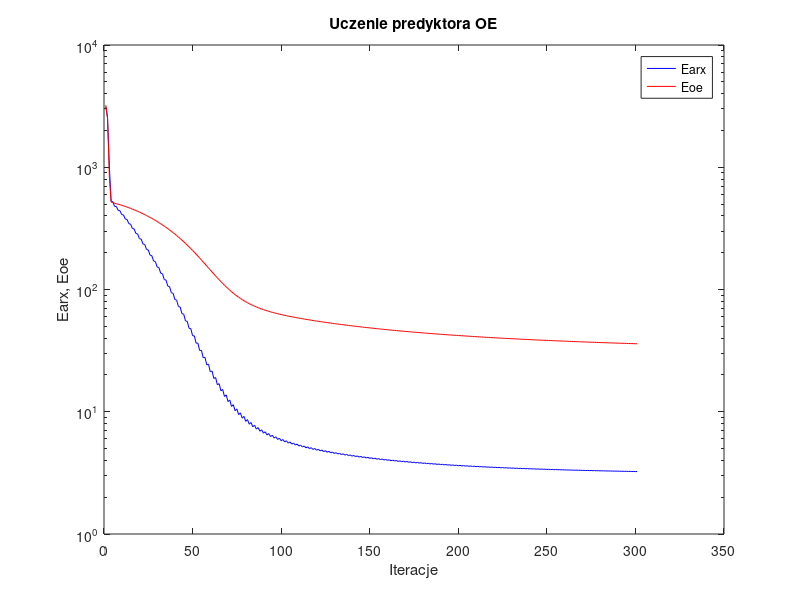
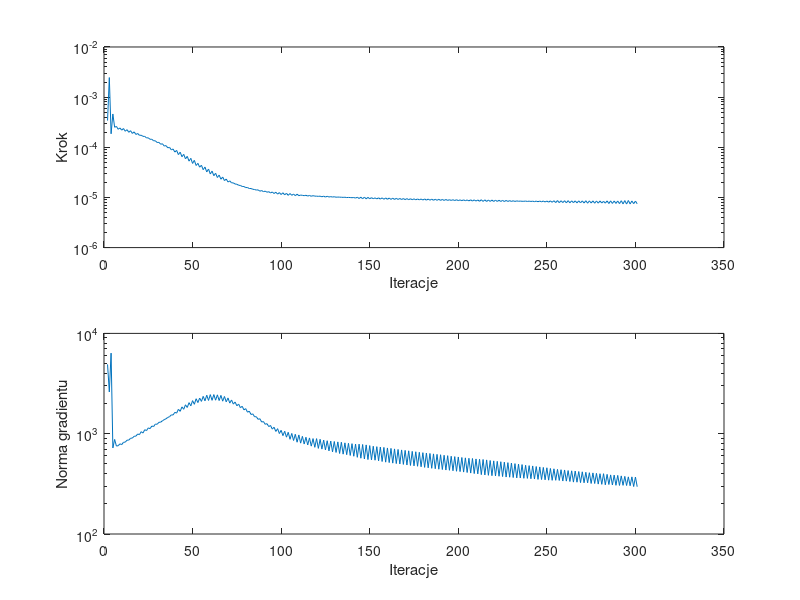

MATLAB code to generate these figures, in order:
%uczenie predyktora oe
clear all;
n=0; farx(n+1)=3.133181e+003; foe(n+1)=3.215722e+003; wspucz(n+1)=0.000000e+000; ng(n+1)=0.000000e+000;
n=1; farx(n+1)=2.551131e+003; foe(n+1)=2.504087e+003; krok(n+1)=3.411214e-004; ng(n+1)=4.909789e+003;
n=2; farx(n+1)=1.025263e+003; foe(n+1)=8.546918e+002; krok(n+1)=2.456077e-003; ng(n+1)=2.605937e+003;
n=3; farx(n+1)=5.304792e+002; foe(n+1)=5.200394e+002; krok(n+1)=1.858436e-004; ng(n+1)=6.356232e+003;
n=4; farx(n+1)=5.203653e+002; foe(n+1)=5.136127e+002; krok(n+1)=4.616173e-004; ng(n+1)=7.213356e+002;
n=5; farx(n+1)=4.786012e+002; foe(n+1)=5.076796e+002; krok(n+1)=2.509069e-004; ng(n+1)=8.762808e+002;
n=6; farx(n+1)=4.775444e+002; foe(n+1)=5.031049e+002; krok(n+1)=2.609151e-004; ng(n+1)=7.528551e+002;
n=7; farx(n+1)=4.434488e+002; foe(n+1)=4.982471e+002; krok(n+1)=2.288097e-004; ng(n+1)=7.590814e+002;
n=8; farx(n+1)=4.417165e+002; foe(n+1)=4.934461e+002; krok(n+1)=2.427660e-004; ng(n+1)=7.924452e+002;
n=9; farx(n+1)=4.096743e+002; foe(n+1)=4.883174e+002; krok(n+1)=2.197532e-004; ng(n+1)=7.784825e+002;
n=10; farx(n+1)=4.074222e+002; foe(n+1)=4.832147e+002; krok(n+1)=2.364607e-004; ng(n+1)=8.212439e+002;
n=11; farx(n+1)=3.768319e+002; foe(n+1)=4.777682e+002; krok(n+1)=2.089599e-004; ng(n+1)=8.243109e+002;
n=12; farx(n+1)=3.744714e+002; foe(n+1)=4.723714e+002; krok(n+1)=2.247378e-004; ng(n+1)=8.615719e+002;
n=13; farx(n+1)=3.454990e+002; foe(n+1)=4.666152e+002; krok(n+1)=1.991080e-004; ng(n+1)=8.634065e+002;
n=14; farx(n+1)=3.429997e+002; foe(n+1)=4.609197e+002; krok(n+1)=2.141564e-004; ng(n+1)=9.009209e+002;
n=15; farx(n+1)=3.156594e+002; foe(n+1)=4.548581e+002; krok(n+1)=1.889980e-004; ng(n+1)=9.046774e+002;
n=16; farx(n+1)=3.130877e+002; foe(n+1)=4.488748e+002; krok(n+1)=2.033206e-004; ng(n+1)=9.420741e+002;
n=17; farx(n+1)=2.872506e+002; foe(n+1)=4.425253e+002; krok(n+1)=1.802468e-004; ng(n+1)=9.454474e+002;
n=18; farx(n+1)=2.848281e+002; foe(n+1)=4.362876e+002; krok(n+1)=1.885993e-004; ng(n+1)=9.925769e+002;
n=19; farx(n+1)=2.605278e+002; foe(n+1)=4.296914e+002; krok(n+1)=1.733806e-004; ng(n+1)=9.793415e+002;
n=20; farx(n+1)=2.583071e+002; foe(n+1)=4.232249e+002; krok(n+1)=1.736749e-004; ng(n+1)=1.047563e+003;
n=21; farx(n+1)=2.356886e+002; foe(n+1)=4.164083e+002; krok(n+1)=1.654388e-004; ng(n+1)=1.015551e+003;
n=22; farx(n+1)=2.335454e+002; foe(n+1)=4.097280e+002; krok(n+1)=1.646626e-004; ng(n+1)=1.095792e+003;
n=23; farx(n+1)=2.125425e+002; foe(n+1)=4.027013e+002; krok(n+1)=1.539526e-004; ng(n+1)=1.074082e+003;
n=24; farx(n+1)=2.104524e+002; foe(n+1)=3.958323e+002; krok(n+1)=1.543615e-004; ng(n+1)=1.142858e+003;
n=25; farx(n+1)=1.910364e+002; foe(n+1)=3.886353e+002; krok(n+1)=1.442478e-004; ng(n+1)=1.123563e+003;
n=26; farx(n+1)=1.890485e+002; foe(n+1)=3.816059e+002; krok(n+1)=1.446622e-004; ng(n+1)=1.192091e+003;
n=27; farx(n+1)=1.710962e+002; foe(n+1)=3.742637e+002; krok(n+1)=1.347782e-004; ng(n+1)=1.178843e+003;
n=28; farx(n+1)=1.692977e+002; foe(n+1)=3.671047e+002; krok(n+1)=1.347782e-004; ng(n+1)=1.247889e+003;
n=29; farx(n+1)=1.528079e+002; foe(n+1)=3.596410e+002; krok(n+1)=1.247165e-004; ng(n+1)=1.241432e+003;
n=30; farx(n+1)=1.511278e+002; foe(n+1)=3.523669e+002; krok(n+1)=1.252791e-004; ng(n+1)=1.298853e+003;
n=31; farx(n+1)=1.360778e+002; foe(n+1)=3.448100e+002; krok(n+1)=1.151008e-004; ng(n+1)=1.303184e+003;
n=32; farx(n+1)=1.344952e+002; foe(n+1)=3.374332e+002; krok(n+1)=1.176136e-004; ng(n+1)=1.346490e+003;
n=33; farx(n+1)=1.207057e+002; foe(n+1)=3.297926e+002; krok(n+1)=1.057004e-004; ng(n+1)=1.380444e+003;
n=34; farx(n+1)=1.193157e+002; foe(n+1)=3.223442e+002; krok(n+1)=1.081387e-004; ng(n+1)=1.409504e+003;
n=35; farx(n+1)=1.067195e+002; foe(n+1)=3.146516e+002; krok(n+1)=9.773247e-005; ng(n+1)=1.452605e+003;
n=36; farx(n+1)=1.055523e+002; foe(n+1)=3.071539e+002; krok(n+1)=9.960454e-005; ng(n+1)=1.478796e+003;
n=37; farx(n+1)=9.413497e+001; foe(n+1)=2.994200e+002; krok(n+1)=8.878196e-005; ng(n+1)=1.539702e+003;
n=38; farx(n+1)=9.309990e+001; foe(n+1)=2.918752e+002; krok(n+1)=9.243013e-005; ng(n+1)=1.538487e+003;
n=39; farx(n+1)=8.278141e+001; foe(n+1)=2.841204e+002; krok(n+1)=8.029770e-005; ng(n+1)=1.633771e+003;
n=40; farx(n+1)=8.189679e+001; foe(n+1)=2.765491e+002; krok(n+1)=8.669030e-005; ng(n+1)=1.603322e+003;
n=41; farx(n+1)=7.258136e+001; foe(n+1)=2.687698e+002; krok(n+1)=7.145650e-005; ng(n+1)=1.750147e+003;
n=42; farx(n+1)=7.181445e+001; foe(n+1)=2.611883e+002; krok(n+1)=7.999634e-005; ng(n+1)=1.670023e+003;
n=43; farx(n+1)=6.340775e+001; foe(n+1)=2.534502e+002; krok(n+1)=6.485137e-005; ng(n+1)=1.850501e+003;
n=44; farx(n+1)=6.283479e+001; foe(n+1)=2.459264e+002; krok(n+1)=7.233111e-005; ng(n+1)=1.751423e+003;
n=45; farx(n+1)=5.530660e+001; foe(n+1)=2.382842e+002; krok(n+1)=5.883434e-005; ng(n+1)=1.941749e+003;
n=46; farx(n+1)=5.489260e+001; foe(n+1)=2.308480e+002; krok(n+1)=6.596475e-005; ng(n+1)=1.826413e+003;
n=47; farx(n+1)=4.816986e+001; foe(n+1)=2.233331e+002; krok(n+1)=5.294446e-005; ng(n+1)=2.039833e+003;
n=48; farx(n+1)=4.789419e+001; foe(n+1)=2.160276e+002; krok(n+1)=6.028324e-005; ng(n+1)=1.895696e+003;
n=49; farx(n+1)=4.189712e+001; foe(n+1)=2.086886e+002; krok(n+1)=4.766085e-005; ng(n+1)=2.136053e+003;
n=50; farx(n+1)=4.176494e+001; foe(n+1)=2.015786e+002; krok(n+1)=5.491616e-005; ng(n+1)=1.963873e+003;
n=51; farx(n+1)=3.638529e+001; foe(n+1)=1.944707e+002; krok(n+1)=4.334515e-005; ng(n+1)=2.231529e+003;
n=52; farx(n+1)=3.641135e+001; foe(n+1)=1.876541e+002; krok(n+1)=4.789661e-005; ng(n+1)=2.043398e+003;
n=53; farx(n+1)=3.167664e+001; foe(n+1)=1.808940e+002; krok(n+1)=4.014885e-005; ng(n+1)=2.265259e+003;
n=54; farx(n+1)=3.182885e+001; foe(n+1)=1.743949e+002; krok(n+1)=4.381503e-005; ng(n+1)=2.099734e+003;
n=55; farx(n+1)=2.765435e+001; foe(n+1)=1.679645e+002; krok(n+1)=3.575282e-005; ng(n+1)=2.356639e+003;
n=56; farx(n+1)=2.786180e+001; foe(n+1)=1.618069e+002; krok(n+1)=4.037383e-005; ng(n+1)=2.126686e+003;
n=57; farx(n+1)=2.419025e+001; foe(n+1)=1.557682e+002; krok(n+1)=3.223647e-005; ng(n+1)=2.419266e+003;
n=58; farx(n+1)=2.445186e+001; foe(n+1)=1.500107e+002; krok(n+1)=3.687187e-005; ng(n+1)=2.145383e+003;
n=59; farx(n+1)=2.123409e+001; foe(n+1)=1.444154e+002; krok(n+1)=2.936330e-005; ng(n+1)=2.452040e+003;
n=60; farx(n+1)=2.153969e+001; foe(n+1)=1.391010e+002; krok(n+1)=3.351833e-005; ng(n+1)=2.151475e+003;
n=61; farx(n+1)=1.871612e+001; foe(n+1)=1.339834e+002; krok(n+1)=2.713913e-005; ng(n+1)=2.454786e+003;
n=62; farx(n+1)=1.907260e+001; foe(n+1)=1.291499e+002; krok(n+1)=3.034575e-005; ng(n+1)=2.158496e+003;
n=63; farx(n+1)=1.661399e+001; foe(n+1)=1.245178e+002; krok(n+1)=2.496301e-005; ng(n+1)=2.440071e+003;
n=64; farx(n+1)=1.698567e+001; foe(n+1)=1.201547e+002; krok(n+1)=2.791016e-005; ng(n+1)=2.139818e+003;
n=65; farx(n+1)=1.484280e+001; foe(n+1)=1.160041e+002; krok(n+1)=2.307378e-005; ng(n+1)=2.409872e+003;
n=66; farx(n+1)=1.522044e+001; foe(n+1)=1.121110e+002; krok(n+1)=2.555890e-005; ng(n+1)=2.109921e+003;
n=67; farx(n+1)=1.334931e+001; foe(n+1)=1.084327e+002; krok(n+1)=2.167257e-005; ng(n+1)=2.349968e+003;
n=68; farx(n+1)=1.373455e+001; foe(n+1)=1.049987e+002; krok(n+1)=2.328800e-005; ng(n+1)=2.077622e+003;
n=69; farx(n+1)=1.211395e+001; foe(n+1)=1.017659e+002; krok(n+1)=2.031518e-005; ng(n+1)=2.271587e+003;
n=70; farx(n+1)=1.248023e+001; foe(n+1)=9.875330e+001; krok(n+1)=2.139878e-005; ng(n+1)=2.018261e+003;
n=71; farx(n+1)=1.106281e+001; foe(n+1)=9.593308e+001; krok(n+1)=1.953303e-005; ng(n+1)=2.169036e+003;
n=72; farx(n+1)=1.142855e+001; foe(n+1)=9.331385e+001; krok(n+1)=1.954543e-005; ng(n+1)=1.972142e+003;
n=73; farx(n+1)=1.019870e+001; foe(n+1)=9.086356e+001; krok(n+1)=1.852773e-005; ng(n+1)=2.068732e+003;
n=74; farx(n+1)=1.054461e+001; foe(n+1)=8.859169e+001; krok(n+1)=1.833197e-005; ng(n+1)=1.898260e+003;
n=75; farx(n+1)=9.475380e+000; foe(n+1)=8.647061e+001; krok(n+1)=1.749394e-005; ng(n+1)=1.974345e+003;
n=76; farx(n+1)=9.797352e+000; foe(n+1)=8.450611e+001; krok(n+1)=1.733471e-005; ng(n+1)=1.815224e+003;
n=77; farx(n+1)=8.865967e+000; foe(n+1)=8.267413e+001; krok(n+1)=1.657544e-005; ng(n+1)=1.876514e+003;
n=78; farx(n+1)=9.163804e+000; foe(n+1)=8.097786e+001; krok(n+1)=1.649003e-005; ng(n+1)=1.728173e+003;
n=79; farx(n+1)=8.351256e+000; foe(n+1)=7.939620e+001; krok(n+1)=1.573332e-005; ng(n+1)=1.777861e+003;
n=80; farx(n+1)=8.623889e+000; foe(n+1)=7.793068e+001; krok(n+1)=1.577348e-005; ng(n+1)=1.638009e+003;
n=81; farx(n+1)=7.910764e+000; foe(n+1)=7.656326e+001; krok(n+1)=1.506473e-005; ng(n+1)=1.677545e+003;
n=82; farx(n+1)=8.161408e+000; foe(n+1)=7.529458e+001; krok(n+1)=1.507081e-005; ng(n+1)=1.553485e+003;
n=83; farx(n+1)=7.531775e+000; foe(n+1)=7.410867e+001; krok(n+1)=1.455793e-005; ng(n+1)=1.576364e+003;
n=84; farx(n+1)=7.763250e+000; foe(n+1)=7.300615e+001; krok(n+1)=1.438760e-005; ng(n+1)=1.474704e+003;
n=85; farx(n+1)=7.208740e+000; foe(n+1)=7.197269e+001; krok(n+1)=1.404624e-005; ng(n+1)=1.476671e+003;
n=86; farx(n+1)=7.423449e+000; foe(n+1)=7.100884e+001; krok(n+1)=1.414532e-005; ng(n+1)=1.390160e+003;
n=87; farx(n+1)=6.929042e+000; foe(n+1)=7.010211e+001; krok(n+1)=1.332607e-005; ng(n+1)=1.410031e+003;
n=88; farx(n+1)=7.122853e+000; foe(n+1)=6.925335e+001; krok(n+1)=1.373458e-005; ng(n+1)=1.307181e+003;
n=89; farx(n+1)=6.679970e+000; foe(n+1)=6.845279e+001; krok(n+1)=1.304908e-005; ng(n+1)=1.321773e+003;
n=90; farx(n+1)=6.861259e+000; foe(n+1)=6.770036e+001; krok(n+1)=1.334403e-005; ng(n+1)=1.240249e+003;
n=91; farx(n+1)=6.460708e+000; foe(n+1)=6.698740e+001; krok(n+1)=1.270754e-005; ng(n+1)=1.260372e+003;
n=92; farx(n+1)=6.630616e+000; foe(n+1)=6.631467e+001; krok(n+1)=1.302585e-005; ng(n+1)=1.177298e+003;
n=93; farx(n+1)=6.268699e+000; foe(n+1)=6.567422e+001; krok(n+1)=1.229246e-005; ng(n+1)=1.207662e+003;
n=94; farx(n+1)=6.425233e+000; foe(n+1)=6.506693e+001; krok(n+1)=1.283755e-005; ng(n+1)=1.111063e+003;
n=95; farx(n+1)=6.095767e+000; foe(n+1)=6.448676e+001; krok(n+1)=1.197415e-005; ng(n+1)=1.159762e+003;
n=96; farx(n+1)=6.242466e+000; foe(n+1)=6.393395e+001; krok(n+1)=1.271718e-005; ng(n+1)=1.053191e+003;
n=97; farx(n+1)=5.938990e+000; foe(n+1)=6.340351e+001; krok(n+1)=1.165597e-005; ng(n+1)=1.122717e+003;
n=98; farx(n+1)=6.076555e+000; foe(n+1)=6.289635e+001; krok(n+1)=1.248325e-005; ng(n+1)=1.003227e+003;
n=99; farx(n+1)=5.797308e+000; foe(n+1)=6.240806e+001; krok(n+1)=1.143043e-005; ng(n+1)=1.081196e+003;
n=100; farx(n+1)=5.927470e+000; foe(n+1)=6.193897e+001; krok(n+1)=1.240203e-005; ng(n+1)=9.561748e+002;
n=101; farx(n+1)=5.665298e+000; foe(n+1)=6.148557e+001; krok(n+1)=1.126542e-005; ng(n+1)=1.057875e+003;
n=102; farx(n+1)=5.790568e+000; foe(n+1)=6.104956e+001; krok(n+1)=1.209447e-005; ng(n+1)=9.233134e+002;
n=103; farx(n+1)=5.548252e+000; foe(n+1)=6.062623e+001; krok(n+1)=1.101046e-005; ng(n+1)=1.032734e+003;
n=104; farx(n+1)=5.664422e+000; foe(n+1)=6.021710e+001; krok(n+1)=1.197415e-005; ng(n+1)=8.792443e+002;
n=105; farx(n+1)=5.436271e+000; foe(n+1)=5.981986e+001; krok(n+1)=1.103022e-005; ng(n+1)=1.006106e+003;
n=106; farx(n+1)=5.549133e+000; foe(n+1)=5.943515e+001; krok(n+1)=1.168301e-005; ng(n+1)=8.552499e+002;
n=107; farx(n+1)=5.335622e+000; foe(n+1)=5.906012e+001; krok(n+1)=1.085468e-005; ng(n+1)=9.870220e+002;
n=108; farx(n+1)=5.442778e+000; foe(n+1)=5.869574e+001; krok(n+1)=1.161523e-005; ng(n+1)=8.224999e+002;
n=109; farx(n+1)=5.239108e+000; foe(n+1)=5.834005e+001; krok(n+1)=1.083629e-005; ng(n+1)=9.722373e+002;
n=110; farx(n+1)=5.341950e+000; foe(n+1)=5.799429e+001; krok(n+1)=1.115447e-005; ng(n+1)=8.053408e+002;
n=111; farx(n+1)=5.149546e+000; foe(n+1)=5.765605e+001; krok(n+1)=1.100843e-005; ng(n+1)=9.414790e+002;
n=112; farx(n+1)=5.249250e+000; foe(n+1)=5.732644e+001; krok(n+1)=1.085468e-005; ng(n+1)=7.892378e+002;
n=113; farx(n+1)=5.066390e+000; foe(n+1)=5.700334e+001; krok(n+1)=1.104492e-005; ng(n+1)=9.216553e+002;
n=114; farx(n+1)=5.163098e+000; foe(n+1)=5.668801e+001; krok(n+1)=1.066004e-005; ng(n+1)=7.724588e+002;
n=115; farx(n+1)=4.989576e+000; foe(n+1)=5.637857e+001; krok(n+1)=1.095389e-005; ng(n+1)=9.073835e+002;
n=116; farx(n+1)=5.082312e+000; foe(n+1)=5.607623e+001; krok(n+1)=1.055114e-005; ng(n+1)=7.518205e+002;
n=117; farx(n+1)=4.917528e+000; foe(n+1)=5.577920e+001; krok(n+1)=1.085468e-005; ng(n+1)=8.937715e+002;
n=118; farx(n+1)=5.007776e+000; foe(n+1)=5.548874e+001; krok(n+1)=1.061240e-005; ng(n+1)=7.318735e+002;
n=119; farx(n+1)=4.849547e+000; foe(n+1)=5.520322e+001; krok(n+1)=1.061240e-005; ng(n+1)=8.930272e+002;
n=120; farx(n+1)=4.936055e+000; foe(n+1)=5.492365e+001; krok(n+1)=1.051121e-005; ng(n+1)=7.138730e+002;
n=121; farx(n+1)=4.784404e+000; foe(n+1)=5.464864e+001; krok(n+1)=1.061240e-005; ng(n+1)=8.795271e+002;
n=122; farx(n+1)=4.868050e+000; foe(n+1)=5.437911e+001; krok(n+1)=1.031748e-005; ng(n+1)=7.020932e+002;
n=123; farx(n+1)=4.723220e+000; foe(n+1)=5.411380e+001; krok(n+1)=1.061240e-005; ng(n+1)=8.643217e+002;
n=124; farx(n+1)=4.803863e+000; foe(n+1)=5.385364e+001; krok(n+1)=1.018440e-005; ng(n+1)=6.888692e+002;
n=125; farx(n+1)=4.665765e+000; foe(n+1)=5.359738e+001; krok(n+1)=1.055114e-005; ng(n+1)=8.509818e+002;
n=126; farx(n+1)=4.743753e+000; foe(n+1)=5.334605e+001; krok(n+1)=1.018462e-005; ng(n+1)=6.738610e+002;
n=127; farx(n+1)=4.611350e+000; foe(n+1)=5.309843e+001; krok(n+1)=1.039083e-005; ng(n+1)=8.446118e+002;
n=128; farx(n+1)=4.686460e+000; foe(n+1)=5.285540e+001; krok(n+1)=1.017076e-005; ng(n+1)=6.589973e+002;
n=129; farx(n+1)=4.558730e+000; foe(n+1)=5.261586e+001; krok(n+1)=1.034200e-005; ng(n+1)=8.362080e+002;
n=130; farx(n+1)=4.632052e+000; foe(n+1)=5.238061e+001; krok(n+1)=1.009346e-005; ng(n+1)=6.503043e+002;
n=131; farx(n+1)=4.509790e+000; foe(n+1)=5.214870e+001; krok(n+1)=1.018440e-005; ng(n+1)=8.285817e+002;
n=132; farx(n+1)=4.580335e+000; foe(n+1)=5.192088e+001; krok(n+1)=1.013046e-005; ng(n+1)=6.350035e+002;
n=133; farx(n+1)=4.462347e+000; foe(n+1)=5.169620e+001; krok(n+1)=1.009346e-005; ng(n+1)=8.218561e+002;
n=134; farx(n+1)=4.530559e+000; foe(n+1)=5.147540e+001; krok(n+1)=1.003408e-005; ng(n+1)=6.254341e+002;
n=135; farx(n+1)=4.416825e+000; foe(n+1)=5.125760e+001; krok(n+1)=1.009346e-005; ng(n+1)=8.105169e+002;
n=136; farx(n+1)=4.483329e+000; foe(n+1)=5.104346e+001; krok(n+1)=9.952471e-006; ng(n+1)=6.180375e+002;
n=137; farx(n+1)=4.373952e+000; foe(n+1)=5.083221e+001; krok(n+1)=9.999543e-006; ng(n+1)=8.021484e+002;
n=138; farx(n+1)=4.438360e+000; foe(n+1)=5.062447e+001; krok(n+1)=9.952471e-006; ng(n+1)=6.069623e+002;
n=139; farx(n+1)=4.332988e+000; foe(n+1)=5.041945e+001; krok(n+1)=9.884595e-006; ng(n+1)=7.954758e+002;
n=140; farx(n+1)=4.395321e+000; foe(n+1)=5.021780e+001; krok(n+1)=9.952471e-006; ng(n+1)=5.961007e+002;
n=141; farx(n+1)=4.294366e+000; foe(n+1)=5.001875e+001; krok(n+1)=9.716744e-006; ng(n+1)=7.884618e+002;
n=142; farx(n+1)=4.354609e+000; foe(n+1)=4.982283e+001; krok(n+1)=1.009346e-005; ng(n+1)=5.815373e+002;
n=143; farx(n+1)=4.257005e+000; foe(n+1)=4.962934e+001; krok(n+1)=9.520842e-006; ng(n+1)=7.869027e+002;
n=144; farx(n+1)=4.315124e+000; foe(n+1)=4.943890e+001; krok(n+1)=1.013046e-005; ng(n+1)=5.698024e+002;
n=145; farx(n+1)=4.221007e+000; foe(n+1)=4.925083e+001; krok(n+1)=9.410994e-006; ng(n+1)=7.804371e+002;
n=146; farx(n+1)=4.277181e+000; foe(n+1)=4.906564e+001; krok(n+1)=1.013760e-005; ng(n+1)=5.596777e+002;
n=147; farx(n+1)=4.186123e+000; foe(n+1)=4.888281e+001; krok(n+1)=9.351708e-006; ng(n+1)=7.731357e+002;
n=148; farx(n+1)=4.240392e+000; foe(n+1)=4.870278e+001; krok(n+1)=1.003721e-005; ng(n+1)=5.523290e+002;
n=149; farx(n+1)=4.152223e+000; foe(n+1)=4.852513e+001; krok(n+1)=9.399927e-006; ng(n+1)=7.612785e+002;
n=150; farx(n+1)=4.205148e+000; foe(n+1)=4.835020e+001; krok(n+1)=9.888364e-006; ng(n+1)=5.486266e+002;
n=151; farx(n+1)=4.119797e+000; foe(n+1)=4.817749e+001; krok(n+1)=9.433029e-006; ng(n+1)=7.500275e+002;
n=152; farx(n+1)=4.171620e+000; foe(n+1)=4.800739e+001; krok(n+1)=9.809075e-006; ng(n+1)=5.442821e+002;
n=153; farx(n+1)=4.089089e+000; foe(n+1)=4.783934e+001; krok(n+1)=9.365562e-006; ng(n+1)=7.426698e+002;
n=154; farx(n+1)=4.139499e+000; foe(n+1)=4.767379e+001; krok(n+1)=9.809075e-006; ng(n+1)=5.365045e+002;
n=155; farx(n+1)=4.059632e+000; foe(n+1)=4.751019e+001; krok(n+1)=9.272806e-006; ng(n+1)=7.367011e+002;
n=156; farx(n+1)=4.108530e+000; foe(n+1)=4.734900e+001; krok(n+1)=9.809075e-006; ng(n+1)=5.282598e+002;
n=157; farx(n+1)=4.031258e+000; foe(n+1)=4.718971e+001; krok(n+1)=9.195979e-006; ng(n+1)=7.299400e+002;
n=158; farx(n+1)=4.078541e+000; foe(n+1)=4.703273e+001; krok(n+1)=9.772716e-006; ng(n+1)=5.204083e+002;
n=159; farx(n+1)=4.003652e+000; foe(n+1)=4.687765e+001; krok(n+1)=9.188990e-006; ng(n+1)=7.208370e+002;
n=160; farx(n+1)=4.049831e+000; foe(n+1)=4.672480e+001; krok(n+1)=9.722265e-006; ng(n+1)=5.152538e+002;
n=161; farx(n+1)=3.977221e+000; foe(n+1)=4.657374e+001; krok(n+1)=9.137433e-006; ng(n+1)=7.138290e+002;
n=162; farx(n+1)=4.022053e+000; foe(n+1)=4.642483e+001; krok(n+1)=9.671965e-006; ng(n+1)=5.089087e+002;
n=163; farx(n+1)=3.951631e+000; foe(n+1)=4.627768e+001; krok(n+1)=9.125546e-006; ng(n+1)=7.052203e+002;
n=164; farx(n+1)=3.995289e+000; foe(n+1)=4.613261e+001; krok(n+1)=9.602384e-006; ng(n+1)=5.038191e+002;
n=165; farx(n+1)=3.926942e+000; foe(n+1)=4.598924e+001; krok(n+1)=9.119360e-006; ng(n+1)=6.966560e+002;
n=166; farx(n+1)=3.969549e+000; foe(n+1)=4.584787e+001; krok(n+1)=9.540944e-006; ng(n+1)=4.990935e+002;
n=167; farx(n+1)=3.903173e+000; foe(n+1)=4.570813e+001; krok(n+1)=9.098741e-006; ng(n+1)=6.890109e+002;
n=168; farx(n+1)=3.944783e+000; foe(n+1)=4.557033e+001; krok(n+1)=9.497821e-006; ng(n+1)=4.941445e+002;
n=169; farx(n+1)=3.880420e+000; foe(n+1)=4.543409e+001; krok(n+1)=9.041389e-006; ng(n+1)=6.822831e+002;
n=170; farx(n+1)=3.920842e+000; foe(n+1)=4.529969e+001; krok(n+1)=9.476547e-006; ng(n+1)=4.875986e+002;
n=171; farx(n+1)=3.858315e+000; foe(n+1)=4.516683e+001; krok(n+1)=9.014671e-006; ng(n+1)=6.750475e+002;
n=172; farx(n+1)=3.897637e+000; foe(n+1)=4.503576e+001; krok(n+1)=9.410994e-006; ng(n+1)=4.825314e+002;
n=173; farx(n+1)=3.836929e+000; foe(n+1)=4.490620e+001; krok(n+1)=9.015490e-006; ng(n+1)=6.665455e+002;
n=174; farx(n+1)=3.875413e+000; foe(n+1)=4.477835e+001; krok(n+1)=9.377529e-006; ng(n+1)=4.780226e+002;
n=175; farx(n+1)=3.816277e+000; foe(n+1)=4.465193e+001; krok(n+1)=8.980339e-006; ng(n+1)=6.606754e+002;
n=176; farx(n+1)=3.853786e+000; foe(n+1)=4.452720e+001; krok(n+1)=9.309975e-006; ng(n+1)=4.735566e+002;
n=177; farx(n+1)=3.796435e+000; foe(n+1)=4.440385e+001; krok(n+1)=8.960031e-006; ng(n+1)=6.526004e+002;
n=178; farx(n+1)=3.833053e+000; foe(n+1)=4.428212e+001; krok(n+1)=9.301319e-006; ng(n+1)=4.680304e+002;
n=179; farx(n+1)=3.777356e+000; foe(n+1)=4.416171e+001; krok(n+1)=8.887598e-006; ng(n+1)=6.470154e+002;
n=180; farx(n+1)=3.813043e+000; foe(n+1)=4.404284e+001; krok(n+1)=9.322149e-006; ng(n+1)=4.615095e+002;
n=181; farx(n+1)=3.758728e+000; foe(n+1)=4.392527e+001; krok(n+1)=8.838430e-006; ng(n+1)=6.421325e+002;
n=182; farx(n+1)=3.793563e+000; foe(n+1)=4.380922e+001; krok(n+1)=9.279533e-006; ng(n+1)=4.569227e+002;
n=183; farx(n+1)=3.740765e+000; foe(n+1)=4.369443e+001; krok(n+1)=8.807743e-006; ng(n+1)=6.353781e+002;
n=184; farx(n+1)=3.774744e+000; foe(n+1)=4.358109e+001; krok(n+1)=9.254712e-006; ng(n+1)=4.518153e+002;
n=185; farx(n+1)=3.723308e+000; foe(n+1)=4.346898e+001; krok(n+1)=8.786087e-006; ng(n+1)=6.290795e+002;
n=186; farx(n+1)=3.756503e+000; foe(n+1)=4.335830e+001; krok(n+1)=9.207477e-006; ng(n+1)=4.476149e+002;
n=187; farx(n+1)=3.706494e+000; foe(n+1)=4.324880e+001; krok(n+1)=8.756691e-006; ng(n+1)=6.223751e+002;
n=188; farx(n+1)=3.738919e+000; foe(n+1)=4.314067e+001; krok(n+1)=9.196428e-006; ng(n+1)=4.425762e+002;
n=189; farx(n+1)=3.690067e+000; foe(n+1)=4.303368e+001; krok(n+1)=8.739066e-006; ng(n+1)=6.168895e+002;
n=190; farx(n+1)=3.721780e+000; foe(n+1)=4.292804e+001; krok(n+1)=9.125546e-006; ng(n+1)=4.392575e+002;
n=191; farx(n+1)=3.674307e+000; foe(n+1)=4.282352e+001; krok(n+1)=8.720009e-006; ng(n+1)=6.096569e+002;
n=192; farx(n+1)=3.705268e+000; foe(n+1)=4.272027e+001; krok(n+1)=9.109987e-006; ng(n+1)=4.343105e+002;
n=193; farx(n+1)=3.658849e+000; foe(n+1)=4.261811e+001; krok(n+1)=8.718949e-006; ng(n+1)=6.039026e+002;
n=194; farx(n+1)=3.689131e+000; foe(n+1)=4.251723e+001; krok(n+1)=9.015490e-006; ng(n+1)=4.316527e+002;
n=195; farx(n+1)=3.644034e+000; foe(n+1)=4.241739e+001; krok(n+1)=8.720009e-006; ng(n+1)=5.959258e+002;
n=196; farx(n+1)=3.673671e+000; foe(n+1)=4.231876e+001; krok(n+1)=9.006227e-006; ng(n+1)=4.271205e+002;
n=197; farx(n+1)=3.629693e+000; foe(n+1)=4.222114e+001; krok(n+1)=8.671956e-006; ng(n+1)=5.909558e+002;
n=198; farx(n+1)=3.658685e+000; foe(n+1)=4.212469e+001; krok(n+1)=9.003600e-006; ng(n+1)=4.223874e+002;
n=199; farx(n+1)=3.615673e+000; foe(n+1)=4.202922e+001; krok(n+1)=8.648025e-006; ng(n+1)=5.860952e+002;
n=200; farx(n+1)=3.644023e+000; foe(n+1)=4.193491e+001; krok(n+1)=8.938206e-006; ng(n+1)=4.191007e+002;
n=201; farx(n+1)=3.602196e+000; foe(n+1)=4.184155e+001; krok(n+1)=8.632369e-006; ng(n+1)=5.790928e+002;
n=202; farx(n+1)=3.629927e+000; foe(n+1)=4.174929e+001; krok(n+1)=8.938206e-006; ng(n+1)=4.143768e+002;
n=203; farx(n+1)=3.589074e+000; foe(n+1)=4.165797e+001; krok(n+1)=8.593476e-006; ng(n+1)=5.743134e+002;
n=204; farx(n+1)=3.616203e+000; foe(n+1)=4.156771e+001; krok(n+1)=8.914462e-006; ng(n+1)=4.102766e+002;
n=205; farx(n+1)=3.576432e+000; foe(n+1)=4.147836e+001; krok(n+1)=8.546025e-006; ng(n+1)=5.687941e+002;
n=206; farx(n+1)=3.603026e+000; foe(n+1)=4.139002e+001; krok(n+1)=8.958287e-006; ng(n+1)=4.050409e+002;
n=207; farx(n+1)=3.564108e+000; foe(n+1)=4.130255e+001; krok(n+1)=8.470861e-006; ng(n+1)=5.658985e+002;
n=208; farx(n+1)=3.590077e+000; foe(n+1)=4.121609e+001; krok(n+1)=8.943311e-006; ng(n+1)=4.004932e+002;
n=209; farx(n+1)=3.552015e+000; foe(n+1)=4.113049e+001; krok(n+1)=8.468871e-006; ng(n+1)=5.602724e+002;
n=210; farx(n+1)=3.577561e+000; foe(n+1)=4.104588e+001; krok(n+1)=8.913402e-006; ng(n+1)=3.976564e+002;
n=211; farx(n+1)=3.540562e+000; foe(n+1)=4.096209e+001; krok(n+1)=8.379583e-006; ng(n+1)=5.557721e+002;
n=212; farx(n+1)=3.565496e+000; foe(n+1)=4.087919e+001; krok(n+1)=8.996611e-006; ng(n+1)=3.909354e+002;
n=213; farx(n+1)=3.529163e+000; foe(n+1)=4.079710e+001; krok(n+1)=8.329312e-006; ng(n+1)=5.531570e+002;
n=214; farx(n+1)=3.553630e+000; foe(n+1)=4.071596e+001; krok(n+1)=8.958287e-006; ng(n+1)=3.878899e+002;
n=215; farx(n+1)=3.518101e+000; foe(n+1)=4.063558e+001; krok(n+1)=8.316918e-006; ng(n+1)=5.478407e+002;
n=216; farx(n+1)=3.541990e+000; foe(n+1)=4.055614e+001; krok(n+1)=8.887598e-006; ng(n+1)=3.847257e+002;
n=217; farx(n+1)=3.507368e+000; foe(n+1)=4.047748e+001; krok(n+1)=8.333245e-006; ng(n+1)=5.404729e+002;
n=218; farx(n+1)=3.530822e+000; foe(n+1)=4.039967e+001; krok(n+1)=8.869972e-006; ng(n+1)=3.814571e+002;
n=219; farx(n+1)=3.496891e+000; foe(n+1)=4.032262e+001; krok(n+1)=8.318815e-006; ng(n+1)=5.359459e+002;
n=220; farx(n+1)=3.519902e+000; foe(n+1)=4.024643e+001; krok(n+1)=8.818566e-006; ng(n+1)=3.788120e+002;
n=221; farx(n+1)=3.486687e+000; foe(n+1)=4.017097e+001; krok(n+1)=8.329312e-006; ng(n+1)=5.302304e+002;
n=222; farx(n+1)=3.509331e+000; foe(n+1)=4.009634e+001; krok(n+1)=8.778020e-006; ng(n+1)=3.764805e+002;
n=223; farx(n+1)=3.476795e+000; foe(n+1)=4.002241e+001; krok(n+1)=8.316918e-006; ng(n+1)=5.254959e+002;
n=224; farx(n+1)=3.499024e+000; foe(n+1)=3.994930e+001; krok(n+1)=8.739066e-006; ng(n+1)=3.737191e+002;
n=225; farx(n+1)=3.467261e+000; foe(n+1)=3.987686e+001; krok(n+1)=8.287718e-006; ng(n+1)=5.203128e+002;
n=226; farx(n+1)=3.488972e+000; foe(n+1)=3.980520e+001; krok(n+1)=8.720009e-006; ng(n+1)=3.696975e+002;
n=227; farx(n+1)=3.457808e+000; foe(n+1)=3.973422e+001; krok(n+1)=8.316918e-006; ng(n+1)=5.147154e+002;
n=228; farx(n+1)=3.479200e+000; foe(n+1)=3.966401e+001; krok(n+1)=8.648025e-006; ng(n+1)=3.683104e+002;
n=229; farx(n+1)=3.448705e+000; foe(n+1)=3.959445e+001; krok(n+1)=8.316918e-006; ng(n+1)=5.093059e+002;
n=230; farx(n+1)=3.469652e+000; foe(n+1)=3.952564e+001; krok(n+1)=8.593476e-006; ng(n+1)=3.655344e+002;
n=231; farx(n+1)=3.439869e+000; foe(n+1)=3.945746e+001; krok(n+1)=8.322079e-006; ng(n+1)=5.032011e+002;
n=232; farx(n+1)=3.460351e+000; foe(n+1)=3.938999e+001; krok(n+1)=8.546025e-006; ng(n+1)=3.623955e+002;
n=233; farx(n+1)=3.431107e+000; foe(n+1)=3.932316e+001; krok(n+1)=8.378583e-006; ng(n+1)=4.970645e+002;
n=234; farx(n+1)=3.451351e+000; foe(n+1)=3.925702e+001; krok(n+1)=8.468871e-006; ng(n+1)=3.617126e+002;
n=235; farx(n+1)=3.422694e+000; foe(n+1)=3.919148e+001; krok(n+1)=8.378583e-006; ng(n+1)=4.921424e+002;
n=236; farx(n+1)=3.442450e+000; foe(n+1)=3.912663e+001; krok(n+1)=8.379583e-006; ng(n+1)=3.592073e+002;
n=237; farx(n+1)=3.414379e+000; foe(n+1)=3.906235e+001; krok(n+1)=8.468871e-006; ng(n+1)=4.845166e+002;
n=238; farx(n+1)=3.433946e+000; foe(n+1)=3.899874e+001; krok(n+1)=8.318815e-006; ng(n+1)=3.585708e+002;
n=239; farx(n+1)=3.406425e+000; foe(n+1)=3.893569e+001; krok(n+1)=8.445281e-006; ng(n+1)=4.804672e+002;
n=240; farx(n+1)=3.425685e+000; foe(n+1)=3.887329e+001; krok(n+1)=8.316918e-006; ng(n+1)=3.556170e+002;
n=241; farx(n+1)=3.398635e+000; foe(n+1)=3.881145e+001; krok(n+1)=8.423638e-006; ng(n+1)=4.770317e+002;
n=242; farx(n+1)=3.417489e+000; foe(n+1)=3.875022e+001; krok(n+1)=8.245594e-006; ng(n+1)=3.533009e+002;
n=243; farx(n+1)=3.391085e+000; foe(n+1)=3.868953e+001; krok(n+1)=8.445859e-006; ng(n+1)=4.705872e+002;
n=244; farx(n+1)=3.409594e+000; foe(n+1)=3.862946e+001; krok(n+1)=8.229150e-006; ng(n+1)=3.502620e+002;
n=245; farx(n+1)=3.383614e+000; foe(n+1)=3.856990e+001; krok(n+1)=8.466097e-006; ng(n+1)=4.663537e+002;
n=246; farx(n+1)=3.401841e+000; foe(n+1)=3.851094e+001; krok(n+1)=8.155065e-006; ng(n+1)=3.490562e+002;
n=247; farx(n+1)=3.376385e+000; foe(n+1)=3.845248e+001; krok(n+1)=8.488840e-006; ng(n+1)=4.610212e+002;
n=248; farx(n+1)=3.394344e+000; foe(n+1)=3.839460e+001; krok(n+1)=8.128882e-006; ng(n+1)=3.468818e+002;
n=249; farx(n+1)=3.369369e+000; foe(n+1)=3.833722e+001; krok(n+1)=8.468871e-006; ng(n+1)=4.572058e+002;
n=250; farx(n+1)=3.386894e+000; foe(n+1)=3.828040e+001; krok(n+1)=8.058704e-006; ng(n+1)=3.441125e+002;
n=251; farx(n+1)=3.362430e+000; foe(n+1)=3.822403e+001; krok(n+1)=8.546025e-006; ng(n+1)=4.504177e+002;
n=252; farx(n+1)=3.379743e+000; foe(n+1)=3.816824e+001; krok(n+1)=8.010217e-006; ng(n+1)=3.429211e+002;
n=253; farx(n+1)=3.355569e+000; foe(n+1)=3.811289e+001; krok(n+1)=8.600086e-006; ng(n+1)=4.465670e+002;
n=254; farx(n+1)=3.372671e+000; foe(n+1)=3.805804e+001; krok(n+1)=7.895680e-006; ng(n+1)=3.432676e+002;
n=255; farx(n+1)=3.348972e+000; foe(n+1)=3.800365e+001; krok(n+1)=8.657728e-006; ng(n+1)=4.408322e+002;
n=256; farx(n+1)=3.365872e+000; foe(n+1)=3.794977e+001; krok(n+1)=7.864914e-006; ng(n+1)=3.418002e+002;
n=257; farx(n+1)=3.342697e+000; foe(n+1)=3.789636e+001; krok(n+1)=8.593476e-006; ng(n+1)=4.375529e+002;
n=258; farx(n+1)=3.359263e+000; foe(n+1)=3.784348e+001; krok(n+1)=7.902407e-006; ng(n+1)=3.373577e+002;
n=259; farx(n+1)=3.336364e+000; foe(n+1)=3.779105e+001; krok(n+1)=8.600086e-006; ng(n+1)=4.349242e+002;
n=260; farx(n+1)=3.352659e+000; foe(n+1)=3.773906e+001; krok(n+1)=7.803699e-006; ng(n+1)=3.367532e+002;
n=261; farx(n+1)=3.330299e+000; foe(n+1)=3.768750e+001; krok(n+1)=8.632369e-006; ng(n+1)=4.290124e+002;
n=262; farx(n+1)=3.346354e+000; foe(n+1)=3.763644e+001; krok(n+1)=7.815812e-006; ng(n+1)=3.338071e+002;
n=263; farx(n+1)=3.324467e+000; foe(n+1)=3.758581e+001; krok(n+1)=8.546025e-006; ng(n+1)=4.265124e+002;
n=264; farx(n+1)=3.340211e+000; foe(n+1)=3.753569e+001; krok(n+1)=7.866658e-006; ng(n+1)=3.292003e+002;
n=265; farx(n+1)=3.318570e+000; foe(n+1)=3.748597e+001; krok(n+1)=8.539569e-006; ng(n+1)=4.243263e+002;
n=266; farx(n+1)=3.334093e+000; foe(n+1)=3.743669e+001; krok(n+1)=7.792977e-006; ng(n+1)=3.284058e+002;
n=267; farx(n+1)=3.312917e+000; foe(n+1)=3.738780e+001; krok(n+1)=8.546025e-006; ng(n+1)=4.195636e+002;
n=268; farx(n+1)=3.328202e+000; foe(n+1)=3.733938e+001; krok(n+1)=7.803699e-006; ng(n+1)=3.254621e+002;
n=269; farx(n+1)=3.307307e+000; foe(n+1)=3.729135e+001; krok(n+1)=8.539569e-006; ng(n+1)=4.169424e+002;
n=270; farx(n+1)=3.322363e+000; foe(n+1)=3.724374e+001; krok(n+1)=7.745883e-006; ng(n+1)=3.241711e+002;
n=271; farx(n+1)=3.301771e+000; foe(n+1)=3.719649e+001; krok(n+1)=8.600086e-006; ng(n+1)=4.125042e+002;
n=272; farx(n+1)=3.316657e+000; foe(n+1)=3.714964e+001; krok(n+1)=7.675753e-006; ng(n+1)=3.238795e+002;
n=273; farx(n+1)=3.296593e+000; foe(n+1)=3.710317e+001; krok(n+1)=8.546025e-006; ng(n+1)=4.083165e+002;
n=274; farx(n+1)=3.311184e+000; foe(n+1)=3.705718e+001; krok(n+1)=7.745883e-006; ng(n+1)=3.190094e+002;
n=275; farx(n+1)=3.291297e+000; foe(n+1)=3.701153e+001; krok(n+1)=8.539569e-006; ng(n+1)=4.066554e+002;
n=276; farx(n+1)=3.305725e+000; foe(n+1)=3.696626e+001; krok(n+1)=7.675753e-006; ng(n+1)=3.187404e+002;
n=277; farx(n+1)=3.286313e+000; foe(n+1)=3.692136e+001; krok(n+1)=8.500298e-006; ng(n+1)=4.025371e+002;
n=278; farx(n+1)=3.300415e+000; foe(n+1)=3.687689e+001; krok(n+1)=7.698578e-006; ng(n+1)=3.145410e+002;
n=279; farx(n+1)=3.281318e+000; foe(n+1)=3.683272e+001; krok(n+1)=8.500298e-006; ng(n+1)=3.991720e+002;
n=280; farx(n+1)=3.295359e+000; foe(n+1)=3.678898e+001; krok(n+1)=7.746296e-006; ng(n+1)=3.127241e+002;
n=281; farx(n+1)=3.276507e+000; foe(n+1)=3.674561e+001; krok(n+1)=8.378583e-006; ng(n+1)=3.992356e+002;
n=282; farx(n+1)=3.290167e+000; foe(n+1)=3.670261e+001; krok(n+1)=7.698578e-006; ng(n+1)=3.094361e+002;
n=283; farx(n+1)=3.271527e+000; foe(n+1)=3.665988e+001; krok(n+1)=8.539569e-006; ng(n+1)=3.933338e+002;
n=284; farx(n+1)=3.285107e+000; foe(n+1)=3.661748e+001; krok(n+1)=7.559984e-006; ng(n+1)=3.115287e+002;
n=285; farx(n+1)=3.266917e+000; foe(n+1)=3.657539e+001; krok(n+1)=8.546025e-006; ng(n+1)=3.883300e+002;
n=286; farx(n+1)=3.280280e+000; foe(n+1)=3.653372e+001; krok(n+1)=7.599740e-006; ng(n+1)=3.080734e+002;
n=287; farx(n+1)=3.262341e+000; foe(n+1)=3.649233e+001; krok(n+1)=8.500298e-006; ng(n+1)=3.864793e+002;
n=288; farx(n+1)=3.275526e+000; foe(n+1)=3.645133e+001; krok(n+1)=7.599740e-006; ng(n+1)=3.059433e+002;
n=289; farx(n+1)=3.257805e+000; foe(n+1)=3.641061e+001; krok(n+1)=8.501198e-006; ng(n+1)=3.839955e+002;
n=290; farx(n+1)=3.270789e+000; foe(n+1)=3.637024e+001; krok(n+1)=7.535405e-006; ng(n+1)=3.049465e+002;
n=291; farx(n+1)=3.253273e+000; foe(n+1)=3.633013e+001; krok(n+1)=8.600086e-006; ng(n+1)=3.796478e+002;
n=292; farx(n+1)=3.266144e+000; foe(n+1)=3.629031e+001; krok(n+1)=7.440373e-006; ng(n+1)=3.056858e+002;
n=293; farx(n+1)=3.248918e+000; foe(n+1)=3.625078e+001; krok(n+1)=8.648025e-006; ng(n+1)=3.754401e+002;
n=294; farx(n+1)=3.261583e+000; foe(n+1)=3.621156e+001; krok(n+1)=7.381362e-006; ng(n+1)=3.044809e+002;
n=295; farx(n+1)=3.244664e+000; foe(n+1)=3.617259e+001; krok(n+1)=8.690837e-006; ng(n+1)=3.711385e+002;
n=296; farx(n+1)=3.257284e+000; foe(n+1)=3.613397e+001; krok(n+1)=7.425417e-006; ng(n+1)=3.028861e+002;
n=297; farx(n+1)=3.240685e+000; foe(n+1)=3.609570e+001; krok(n+1)=8.500298e-006; ng(n+1)=3.711635e+002;
n=298; farx(n+1)=3.253022e+000; foe(n+1)=3.605779e+001; krok(n+1)=7.517282e-006; ng(n+1)=2.973487e+002;
n=299; farx(n+1)=3.236591e+000; foe(n+1)=3.602016e+001; krok(n+1)=8.466097e-006; ng(n+1)=3.697710e+002;
n=300; farx(n+1)=3.248749e+000; foe(n+1)=3.598281e+001; krok(n+1)=7.470954e-006; ng(n+1)=2.961062e+002;

figure; semilogy(farx,'b'); hold on; semilogy(foe,'r'); xlabel('Iteracje'); ylabel('Earx, Eoe'); legend('Earx','Eoe'); title('Uczenie predyktora OE');
figure; subplot(2,1,1); semilogy(krok); xlabel('Iteracje'); ylabel('Krok');
subplot(2,1,2); semilogy(ng); xlabel('Iteracje'); ylabel('Norma gradientu');
Earx=farx(n+1)
Eoe=foe(n+1)
